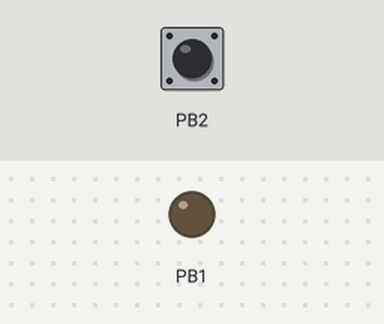
Bench run of a sketch on a simulated ATtiny85, built with avr-gcc and run on an emulated ATtiny85. Shown: output pins drawn as LEDs (lit = HIGH). The inputs (shaded band) are chosen by the test bench; at power-on: PB2 HIGH.

Above: at 0.3 s.
At 47.8 s:
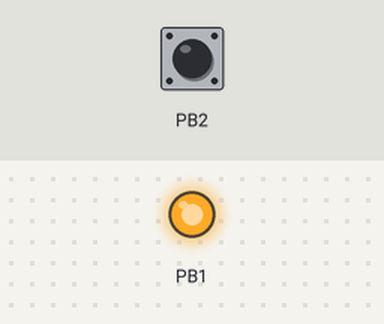
Timing chart, 0 to 49.3 s (numbered marks = the images above):
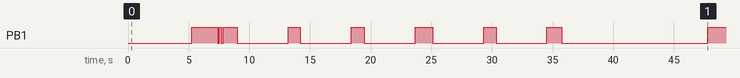

The sketch:

hotkey-tour.ino
```cpp
// fun/hotkey-tour - Tier 1
//
// Walks through the interesting things a keyboard can do to a Windows desktop,
// one keystroke at a time, pausing on each.
//
// This is the best single payload for explaining BadUSB to a non-technical
// audience, because it removes the abstraction: nobody has to imagine what a
// "keystroke injection payload" is, they just watched one walk around their
// own desktop pressing buttons.
//
// Everything used here exists on a stock US and UK layout and is defined by
// DigiKeyboard - no custom HID usage codes needed.

#include <duck.h>

// Long enough to read the caption between steps.
#define STEP_MS 4200

// `caption` is a flash string - pass a PROGMEM array or a TYPE(...) literal.
static void step(const char *caption, uint8_t mod, uint8_t key) {
  typeFlash(caption);
  press(KEY_ENTER);
  delay(900);
  chord(mod, key);
  ledOn();
  delay(STEP_MS);
  ledOff();
}

void setup() {
  duckBegin();
  openRun();
  TYPE("notepad");
  press(KEY_ENTER);
  delay(1200);

  ledPulse(2, 150, 150);

  // Win+E - File Explorer. The least alarming opener.
  step(PSTR("[1] Win+E  - File Explorer"), MOD_GUI_LEFT, KEY_E);

  // Win+D - show desktop.
  step(PSTR("[2] Win+D  - show desktop"), MOD_GUI_LEFT, KEY_D);

  // Win+R - the Run dialog. Every recon payload in this repo starts here.
  step(PSTR("[3] Win+R  - Run dialog (every payload uses this)"), MOD_GUI_LEFT, KEY_R);
  press(DUCK_KEY_ESC);  // tidy up after ourselves
  delay(400);

  // Win+L - lock the workstation.
  step(PSTR("[4] Win+L  - LOCK THIS SESSION"), MOD_GUI_LEFT, KEY_L);

  // Win+X - the power-user menu.
  step(PSTR("[5] Win+X  - power user menu"), MOD_GUI_LEFT, KEY_X);
  press(DUCK_KEY_ESC);
  delay(400);

  // Ctrl+Alt+Del is the secure attention sequence. Do NOT actually send it -
  // you cannot dismiss it from a second keyboard and the host locks up until
  // someone uses the mouse. Noted here so nobody "just tries it".

  TYPE("[6] Ctrl+Alt+Del is deliberately NOT sent - it locks the");
  press(KEY_ENTER);
  TYPE("    desktop and a Digispark cannot dismiss it.");
  press(KEY_ENTER);
  TYPE("");
  press(KEY_ENTER);
  TYPE("Every step above is one keystroke from a device that looks");
  press(KEY_ENTER);
  TYPE("like a USB stick. That is the entire problem.");

  ledOn();
  delayOrAbort(12000);
  ledOff();
}

void loop() {}
```
